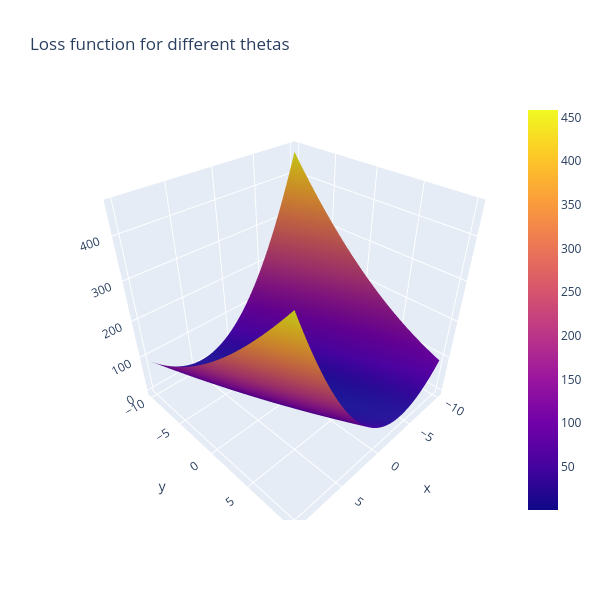

The cell this chart's notebook holds for it:
### Code cell
#this figure shows the loss function

#X = Theta0
#Y = Theta1
#Z = Loss
#Finding where it is closest to 0 in X and Y

fig = go.Figure(data=[go.Surface(x=theta1_vals, y=theta0_vals, z=J_vals)])
fig.update_layout(title='Loss function for different thetas', autosize=True,
                  width=600, height=600, xaxis_title='theta0', 
                 yaxis_title='theta1')
fig.show()
